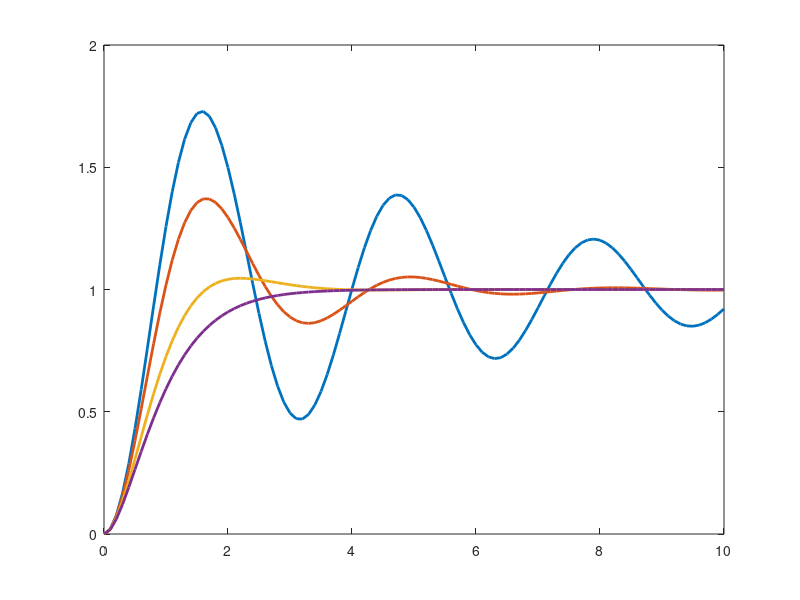

MATLAB code for this plot: (Note: this script raises an error after producing the figure.)
%% 章節 04-2：階躍響應的時域規格
% 上升時間、過衝、settling time、穩態誤差
% 用 stepinfo 直接拿到所有時域指標
clear; close all;
out_dir = fullfile(fileparts(mfilename('fullpath')), '..', 'images');

%% 典型二階系統的階躍響應
% G(s) = wn^2 / (s^2 + 2*zeta*wn*s + wn^2)
wn = 2;
zetas = [0.1, 0.3, 0.7, 1.0];

fig = figure('Visible', 'off', 'Position', [0 0 1000 600]);
for k = 1:length(zetas)
    z = zetas(k);
    G = tf(wn^2, [1, 2*z*wn, wn^2]);
    [y, t] = step(G, 10);
    plot(t, y, 'LineWidth', 2, ...
         'DisplayName', sprintf('\\zeta = %.1f', z)); hold on;
end
yline(1, 'k:', '穩態 = 1');
yline(1.05, 'k--', '5% 範圍');
yline(0.95, 'k--');
xlabel('t (s)'); ylabel('y(t)');
title(sprintf('二階系統階躍響應 (\\omega_n = %d)', wn));
legend('Location', 'southeast');
save_png(fig, fullfile(out_dir, '02_step_zetas.png'));

%% stepinfo：自動算規格
fprintf('時域規格分析（zeta = 0.3）：\n');
G = tf(wn^2, [1, 2*0.3*wn, wn^2]);
info = stepinfo(G);
disp(info);
fprintf('上升時間 RiseTime = %.3f s\n', info.RiseTime);
fprintf('settling time = %.3f s\n', info.SettlingTime);
fprintf('峰值時間 PeakTime = %.3f s\n', info.PeakTime);
fprintf('過衝 Overshoot = %.2f %%\n', info.Overshoot);
fprintf('峰值 Peak = %.3f\n', info.Peak);

%% 視覺化規格在圖上
fig = figure('Visible', 'off', 'Position', [0 0 1000 600]);
[y, t] = step(G, 10);
plot(t, y, 'b-', 'LineWidth', 2.5); hold on;
yline(1, 'k:');
yline(info.Peak, 'r--', sprintf('Peak = %.2f', info.Peak));
xline(info.PeakTime, 'r:', sprintf('PeakTime = %.2fs', info.PeakTime));
xline(info.RiseTime, 'g:', sprintf('RiseTime = %.2fs', info.RiseTime));
xline(info.SettlingTime, 'm:', sprintf('Settling = %.2fs', info.SettlingTime));

% 過衝高亮
text(info.PeakTime+0.1, info.Peak+0.02, ...
     sprintf('Overshoot = %.1f%%', info.Overshoot), ...
     'FontSize', 11, 'Color', 'r');

xlabel('t (s)'); ylabel('y(t)');
title(sprintf('時域規格視覺化（\\zeta = 0.3, \\omega_n = %d）', wn));
ylim([0, 1.6]);
save_png(fig, fullfile(out_dir, '02_step_specs.png'));

%% omega_n 的影響：定 zeta = 0.7，看不同 omega_n 對 settling time
fig = figure('Visible', 'off', 'Position', [0 0 1000 500]);
wns = [1, 2, 4, 8];
for k = 1:length(wns)
    wn = wns(k);
    G = tf(wn^2, [1, 2*0.7*wn, wn^2]);
    [y, t] = step(G, 5);
    plot(t, y, 'LineWidth', 2, ...
         'DisplayName', sprintf('\\omega_n = %d', wn)); hold on;
end
yline(1, 'k:');
xlabel('t (s)'); ylabel('y(t)');
title(sprintf('固定 \\zeta = 0.7，\\omega_n 越大反應越快'));
legend('Location', 'southeast');
save_png(fig, fullfile(out_dir, '02_step_wn.png'));
